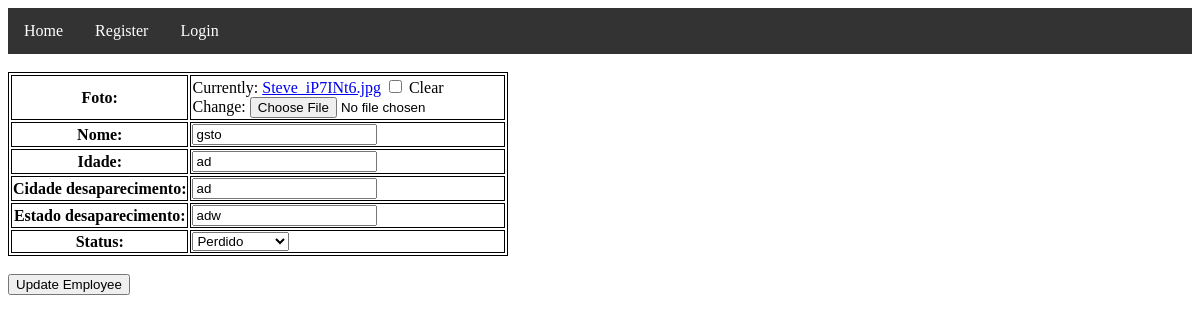
The app's page /3/edit, older data.
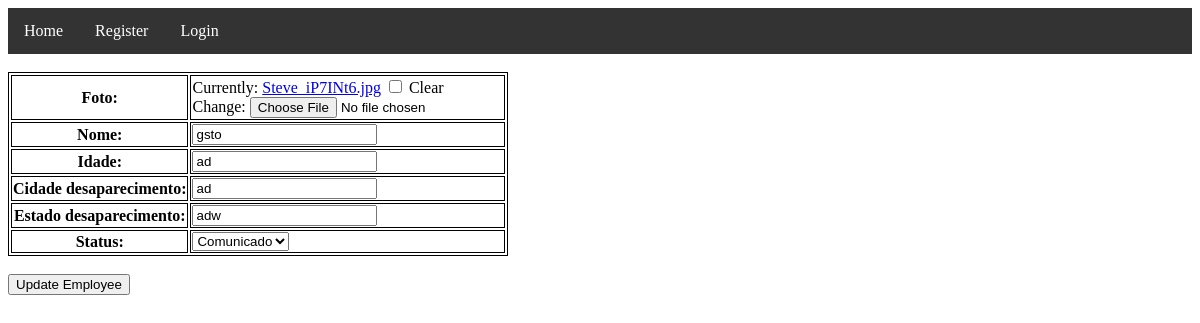
The same page, newer data.
### product/models.py (models this page shows, shortened)
class Animal(models.Model):
    foto  = models.ImageField(blank=True)
    nome  = models.CharField(max_length=100, blank=True)
    idade = models.CharField(max_length=3, blank=True)
    cidade_desaparecimento = models.CharField(max_length=50, blank=True)
    estado_desaparecimento = models.CharField(max_length=50, blank=True)
    status = models.IntegerField(choices=STATUS_ANIMAL, default=1)
    dono = models.ForeignKey(Dono, on_delete=models.CASCADE,  null=True)

### product/views.py (the view)
# urls.py: path('<int:id>/edit', animal_edit, name="animal_edit"),
def animal_edit(request, id=None):
    animal = get_object_or_404(Animal, id=id)
    if request.method == 'POST':
        user_form = AnimalForm(request.POST, instance=animal)
        if user_form.is_valid():
            user_form.save()
            return HttpResponseRedirect(reverse('meus_animais'))
        else:
            return render(request, 'editar_animal.html', {"user_form": user_form})
    else:
        user_form = AnimalForm(instance=animal)
        return render(request, 'editar_animal.html', {"user_form": user_form})

### product/forms.py
class AnimalForm(forms.ModelForm):
    class Meta:
        model = Animal
        fields = ['foto',
                  'nome',
                  'idade',
                  'cidade_desaparecimento',
                  'estado_desaparecimento',
                  'status']

### product/templates/editar_animal.html (shortened to what this page needs)
{% extends 'base.html' %}
{% block content %}
<br>
    <form method="POST">
        <table class="table table-bordered table-light">
            {{user_form.as_table}}
        </table>
        <br>
        <button type="submit" class="btn btn-warning float-right">Update Employee</button>
    </form>
{% endblock content %}

Row changes from the older to the newer data that the page shows:
changed Animal "gsto": status "Perdido" → "Comunicado"
